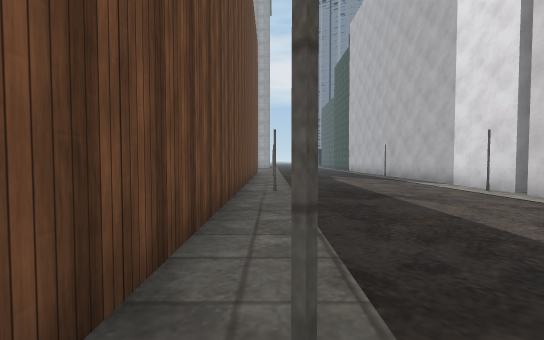
view 1 (above)

22 first-person views from a walk through a Unity game level. The camera is 1.5 m above the floor, tilts 2° down and sees 90° across. The floor is counted in squares, 2 m on a side. Each view is taken from the middle of a square. On the plan, view 1 faces up. The plan holds only what a view shows up to about 10 squares ahead; the rest is blank. The place goes on beyond the plan. Some surface patterns are stand-ins.

view 2
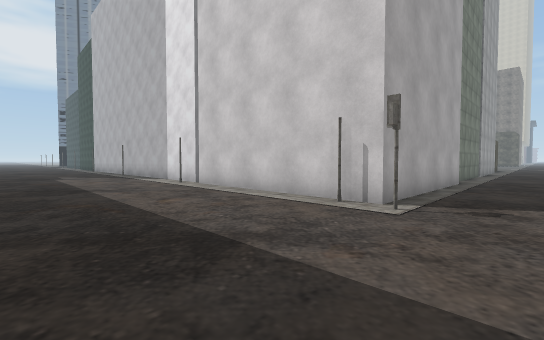

view 3
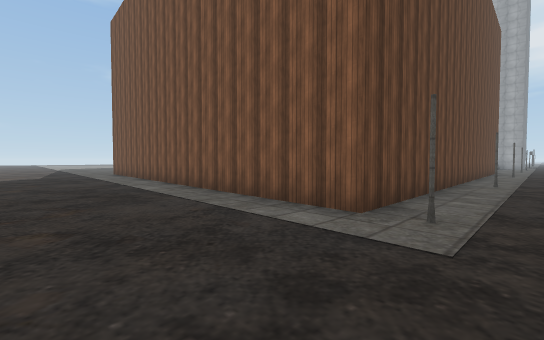

view 4
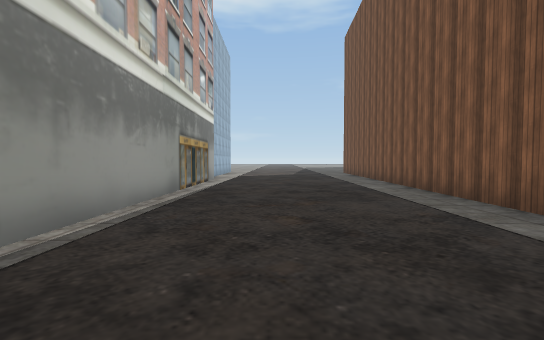

view 5
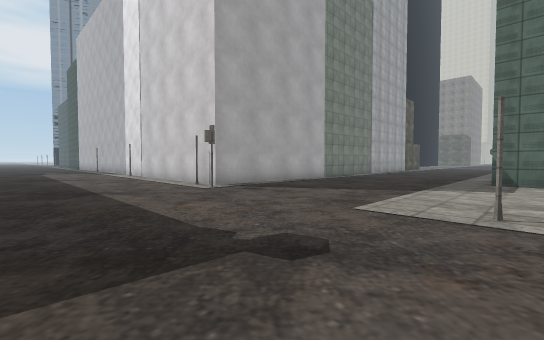

view 6
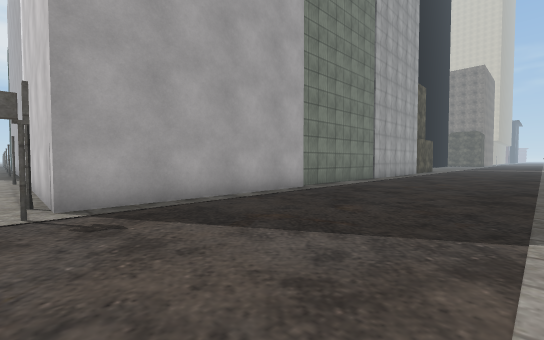

view 7
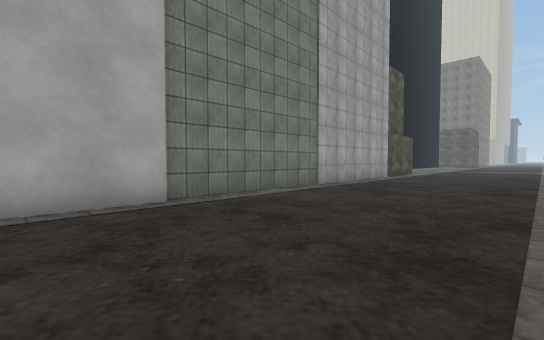

view 8
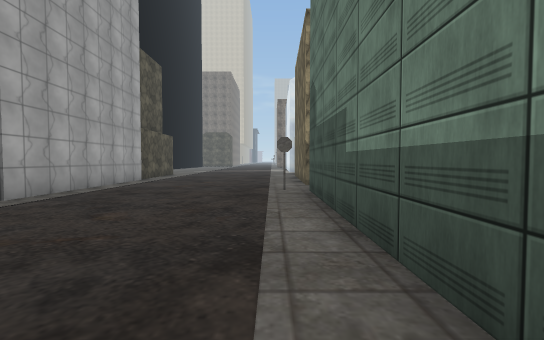

view 9
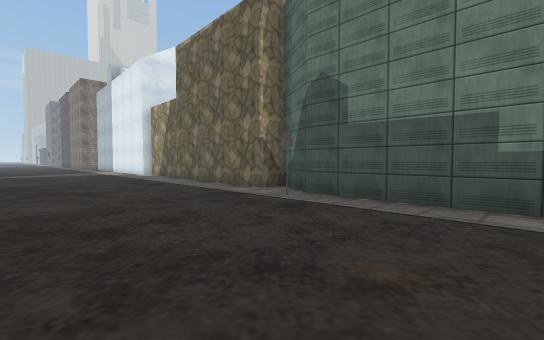

view 10
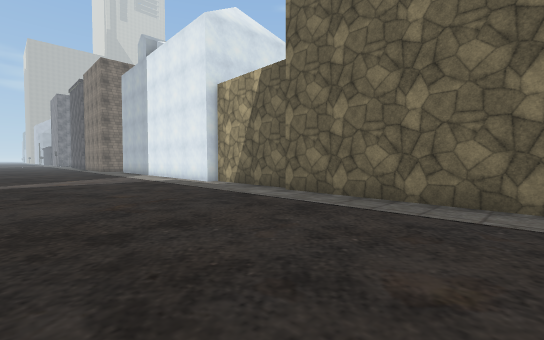

view 11
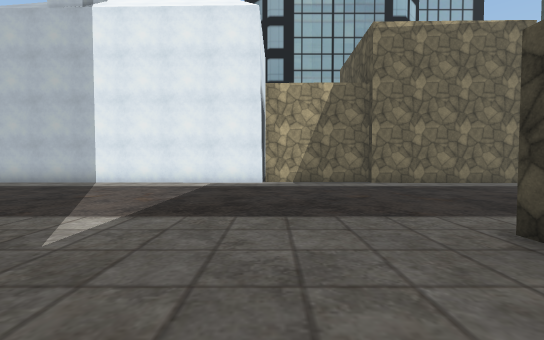

view 12
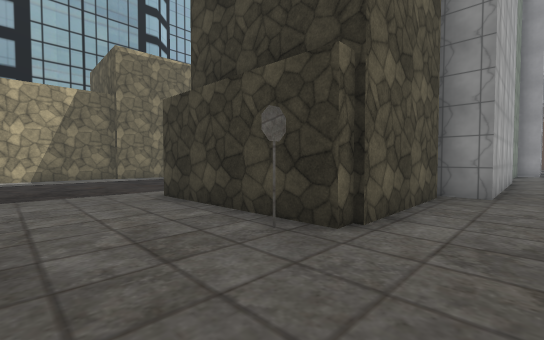

view 13
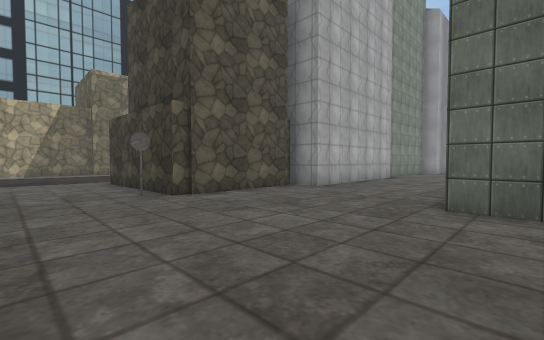

view 14
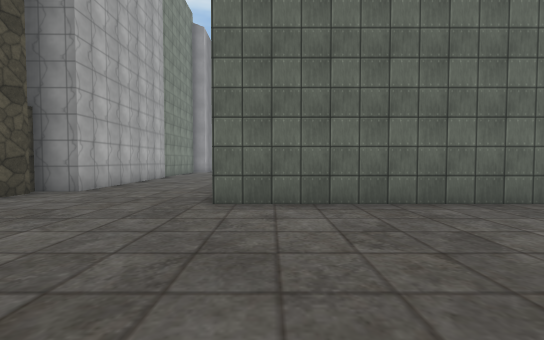

view 15
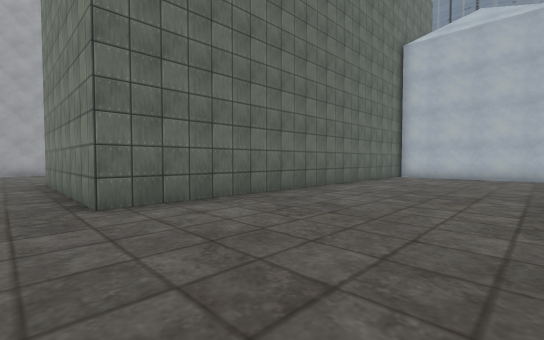

view 16
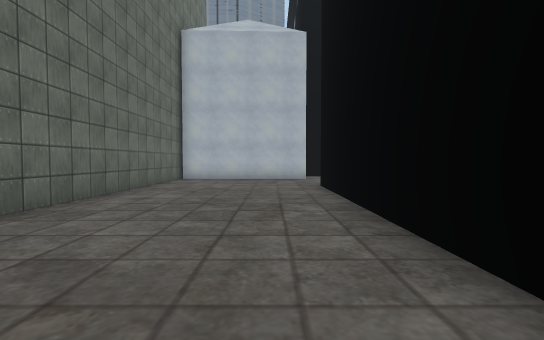

view 17
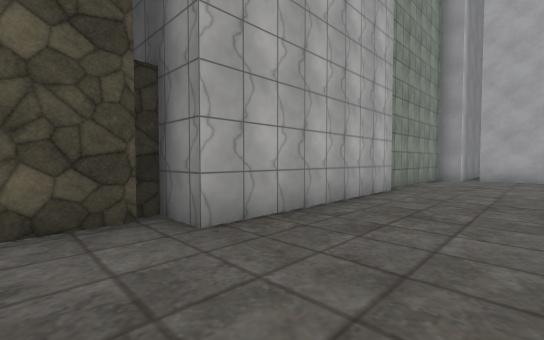

view 18
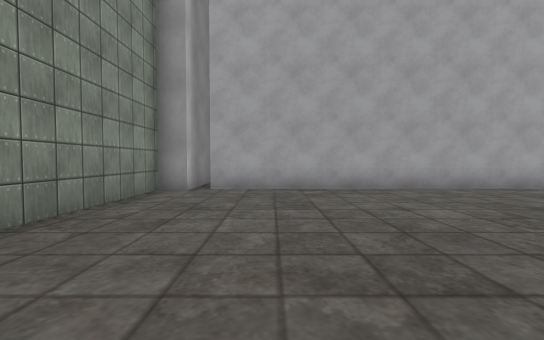

view 19
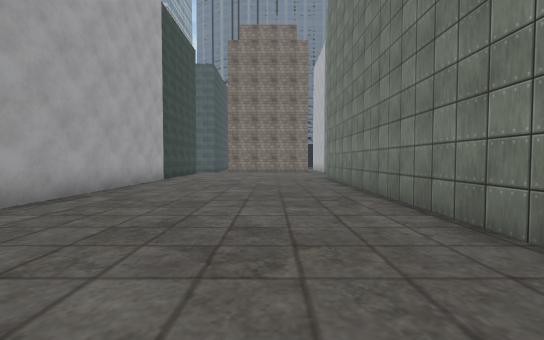

view 20
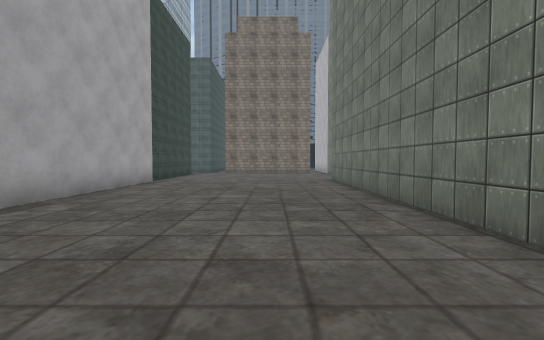

view 21
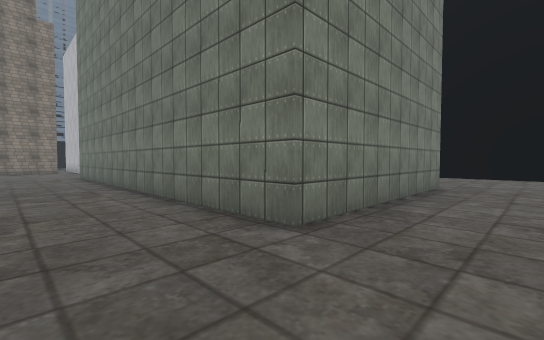

view 22
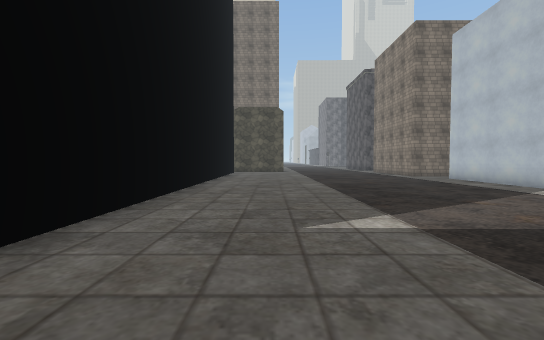

### Floor plan
Points are (right, up) in squares from view 1. A wall is a line through its corners. A room is listed if a view was taken in it or the views show most of it. See-through windows are left out.
Room 1 (views 1, 2, 3, 4, 5, 6, 7, 8, 9, 10, 11, 12, 13, 14, 15, 16, 17, 18, 19, 20, 21, 22)
walls: (15.9, 5.3) (21.4, 5.3) (21.5, 4.3) (21.8, 4.3); (11.2, 5.9) (11.2, 5.2) (15.5, 5.3); (21.7, 4.5) (25.1, 4.5); (11.2, -0.1) (5.5, -0.1) (5.6, 5.9); (21, 0) (11.2, 0.1); (5.6, 6.3) (5.6, 10.1); (25, 4.4) (25.4, 4.4) (25.5, 0.2); (11.9, -5.9) (17.8, -5.9) (19.3, -6.8) (19.4, -5.9) (24.8, -5.9); (28.5, 7) (28.5, 7.8); (11.1, -7.1) (11.1, -5.9); (10.7, 19.8) (10.8, 6.3); (24.6, -6.4) (28.5, -6.5) (28.5, -6.1) (37.4, -6.3); (-0.8, 9.7) (-0.8, 0.6) (-9.3, 1); (23.3, 20) (23.3, 9) (17.3, 9) (17.3, 20); (28.5, 15.5) (28.5, 18.1); (36.9, 3.3) (32.1, 3.3); (-9, -5.3) (-1.2, -5.3)
objects: other object (0, 1); other object (0, 7); other object (5, -7); other object (5, 1); other object (5, 7)

Positions as (right, up) in squares from view 1, and headings:
1: (0, 0), facing up
2: (1, -2), facing up-right
3: (1, -3), facing up-left
4: (1, -3), facing left
5: (1, -7), facing up-right
6: (5, -5), facing up-right
7: (9, -5), facing up-right
8: (11, -5), facing right
9: (14, -1), facing down-right
10: (20, -1), facing down-right
11: (28, 3), facing down
12: (28, 6), facing down-left
13: (28, 10), facing down-left
14: (28, 10), facing left
15: (28, 8), facing up-left
16: (27, 10), facing up
17: (23, 8), facing down-left
18: (18, 8), facing left
19: (15, 9), facing up
20: (15, 10), facing up
21: (15, 7), facing up-right
22: (27, 1), facing right
